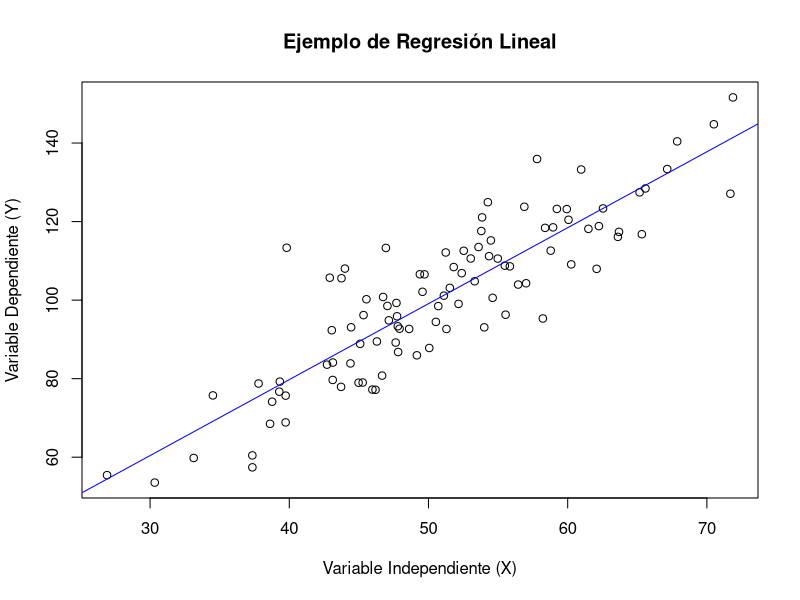

Recreate this plot in R.
## ---- chunk 1
# | echo: true
# | fig-cap: "Ejemplo de regresión lineal simple"
set.seed(123)
x <- rnorm(100, mean = 50, sd = 10)
y <- 2 * x + rnorm(100, mean = 0, sd = 10) + rnorm(100)
plot(x, y, main = "Ejemplo de Regresión Lineal", xlab = "Variable Independiente (X)", ylab = "Variable Dependiente (Y)")
abline(lm(y ~ x), col = "blue")
